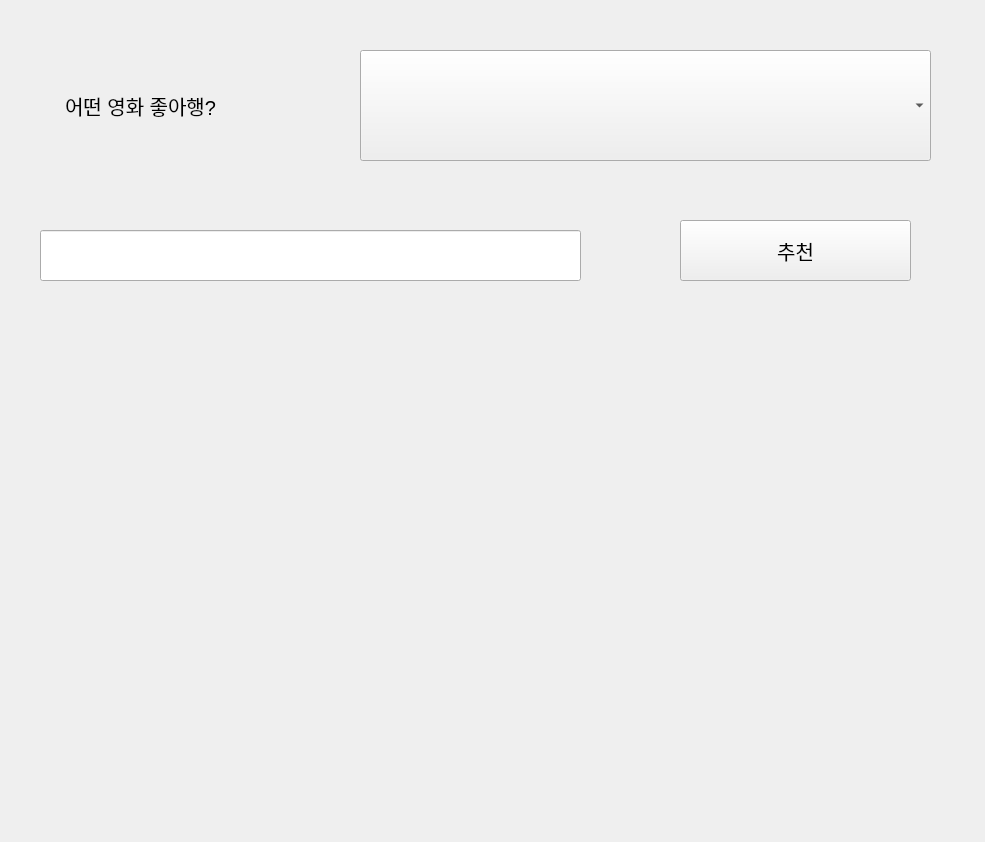
<?xml version="1.0" encoding="UTF-8"?>
<ui version="4.0">
 <class>Form</class>
 <widget class="QWidget" name="Form">
  <property name="geometry">
   <rect>
    <x>0</x>
    <y>0</y>
    <width>985</width>
    <height>842</height>
   </rect>
  </property>
  <property name="windowTitle">
   <string>Form</string>
  </property>
  <widget class="QLabel" name="label">
   <property name="geometry">
    <rect>
     <x>40</x>
     <y>40</y>
     <width>201</width>
     <height>131</height>
    </rect>
   </property>
   <property name="font">
    <font>
     <pointsize>15</pointsize>
    </font>
   </property>
   <property name="text">
    <string>어떤 영화 좋아행?</string>
   </property>
   <property name="alignment">
    <set>Qt::AlignCenter</set>
   </property>
  </widget>
  <widget class="QComboBox" name="comboBox">
   <property name="geometry">
    <rect>
     <x>360</x>
     <y>50</y>
     <width>571</width>
     <height>111</height>
    </rect>
   </property>
   <property name="font">
    <font>
     <pointsize>15</pointsize>
    </font>
   </property>
  </widget>
  <widget class="QLineEdit" name="le_keyword">
   <property name="geometry">
    <rect>
     <x>40</x>
     <y>230</y>
     <width>541</width>
     <height>51</height>
    </rect>
   </property>
   <property name="font">
    <font>
     <pointsize>15</pointsize>
    </font>
   </property>
  </widget>
  <widget class="QPushButton" name="btn_recommendation">
   <property name="geometry">
    <rect>
     <x>680</x>
     <y>220</y>
     <width>231</width>
     <height>61</height>
    </rect>
   </property>
   <property name="font">
    <font>
     <pointsize>15</pointsize>
    </font>
   </property>
   <property name="text">
    <string>추천</string>
   </property>
  </widget>
  <widget class="QLabel" name="lbl_recommendation">
   <property name="geometry">
    <rect>
     <x>45</x>
     <y>331</y>
     <width>891</width>
     <height>451</height>
    </rect>
   </property>
   <property name="text">
    <string/>
   </property>
  </widget>
 </widget>
 <resources/>
 <connections/>
</ui>
